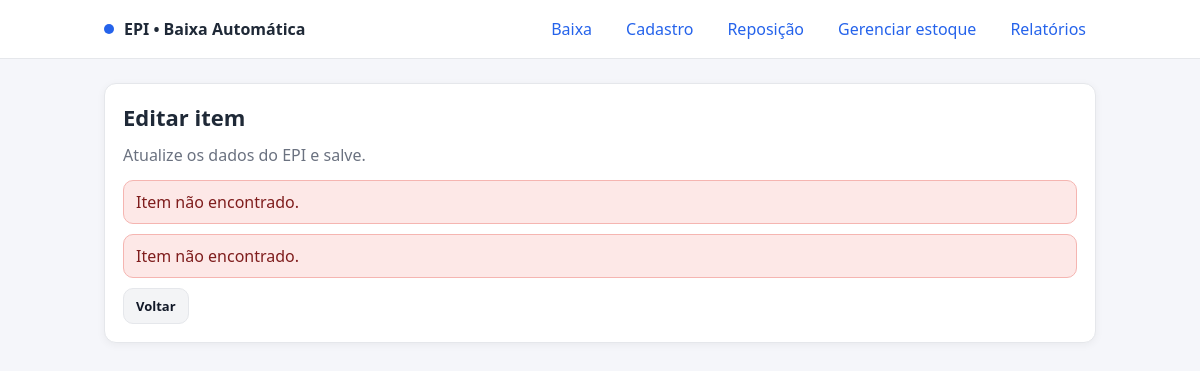
The app's page /editar/112 (signed in), older data.
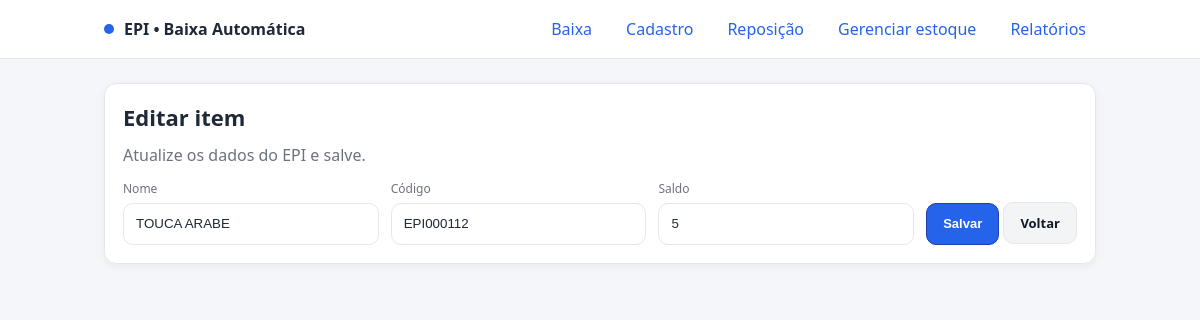
The same page, newer data.
### tables this page shows
CREATE TABLE itens (
                id INTEGER PRIMARY KEY AUTOINCREMENT,
                nome TEXT NOT NULL,
                codigo TEXT UNIQUE NOT NULL,
                saldo INTEGER NOT NULL
            );

### app_epi.py (the view, shortened to what this page needs)
@app.route("/editar/<int:item_id>", methods=["GET", "POST"])
@login_required
def editar_item(item_id):
    conn = get_db_connection()
    cur = conn.cursor()
    cur.execute("SELECT * FROM itens WHERE id = ?", (item_id,))
    item = cur.fetchone()
    if not item:
        conn.close()
        return render_template("editar.html", erro="Item não encontrado.", item=None)
    conn.close()
    return render_template("editar.html", item=item, erro=None)

### app_epi.py (called while the page is built)
def login_required(view):
    @wraps(view)
    def wrapped(*args, **kwargs):
        if not session.get("user"):
            session["next_url"] = request.full_path if request.query_string else request.path
            return redirect(url_for("login"))
        return view(*args, **kwargs)
    return wrapped

def get_db_connection():
    conn = sqlite3.connect('estoque.db')
    conn.row_factory = sqlite3.Row
    conn.execute("PRAGMA foreign_keys = ON")
    return conn

### templates/editar.html (shortened to what this page needs)
{% extends "base.html" %}
{% block content %}
<h1>Editar item</h1>
<p class="page-sub muted">Atualize os dados do EPI e salve.</p>
{% if erro %}
  <div class="alert alert-danger">{{ erro }}</div>
{% endif %}
{% if not item %}
  <div class="alert alert-danger">Item não encontrado.</div>
  <div class="actions">
    <a class="btn secondary" href="{{ url_for('itens_lista') }}">Voltar</a>
  </div>
{% else %}
  <form method="POST" class="form-novo" autocomplete="off">
    <div class="form-line">
      <div>
        <label for="nome">Nome</label>
        <input class="input" id="nome" name="nome" value="{{ item.nome }}" required>
      </div>
      <div>
        <label for="codigo">Código</label>
        <input class="input" id="codigo" name="codigo" value="{{ item.codigo }}" required>
      </div>
      <div>
        <label for="saldo">Saldo</label>
        <input class="input" id="saldo" type="number" name="saldo" min="0" value="{{ item.saldo }}" required>
      </div>
      <div class="form-actions">
        <button class="btn primary" type="submit">Salvar</button>
        <a class="btn secondary" href="{{ url_for('itens_lista') }}">Voltar</a>
      </div>
    </div>
  </form>
{% endif %}
{% endblock %}

Row changes from the older to the newer data that the page shows:
added itens: nome "TOUCA ARABE", codigo "EPI000112", saldo "5"
Text that changed along with them:
{{ erro }}: "Item não encontrado." → (not shown)
text no longer shown: "Item não encontrado."
text now shown: "Nome Código Saldo Salvar"
